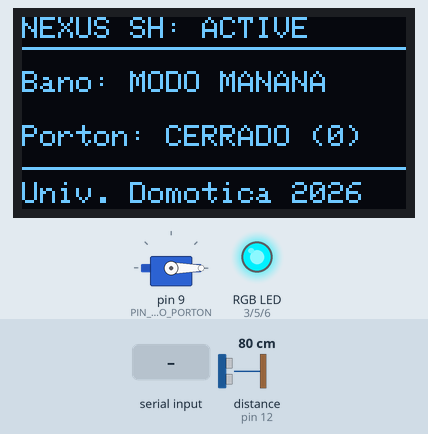
This sketch was run on a simulated Arduino Uno, built with avr-gcc and run on an emulated ATmega328P. On the bench: servo, 128×64 one-colour display, an RGB LED mixed from three pins (HIGH = lit). Wiring (inferred from the names in the program): ultrasonic range finder: trigger pin 11; echo pin 12. The inputs (shaded band) are chosen by the test bench; at power-on: distance to the obstacle (sensor on pin 12) 80 cm. The echo pulse lasts 58.3 µs per cm; pins used as bus, display or sensor lines are not drawn; what the sketch prints to the serial monitor is not drawn.

Above: at 1.2 s.
1.3 s: "SPA\n" received over Serial
At 2.5 s:
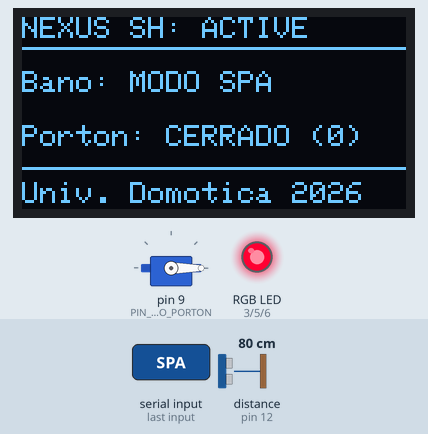
2.8 s: "OFF\n" received over Serial
At 3.8 s:
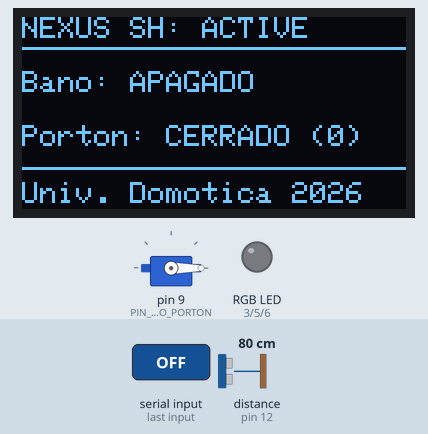
4.3 s: "ABRIR\n" received over Serial
At 5.0 s:
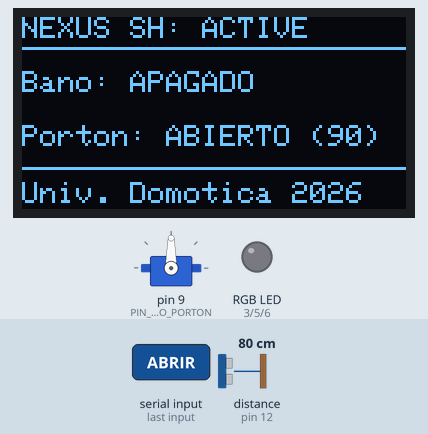
5.8 s: "MANANA\n" received over Serial
At 6.2 s:
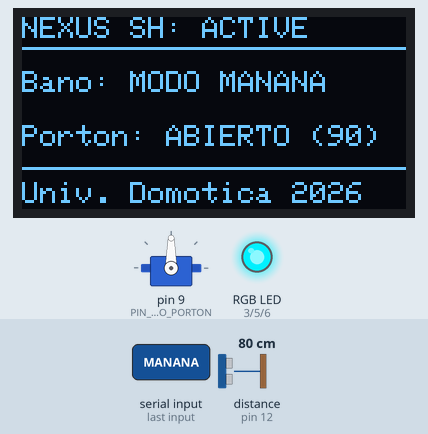
7.3 s: distance to the obstacle (sensor on pin 12) set to 8 cm
9.2 s: distance to the obstacle (sensor on pin 12) set to 5 cm
At 10.4 s:
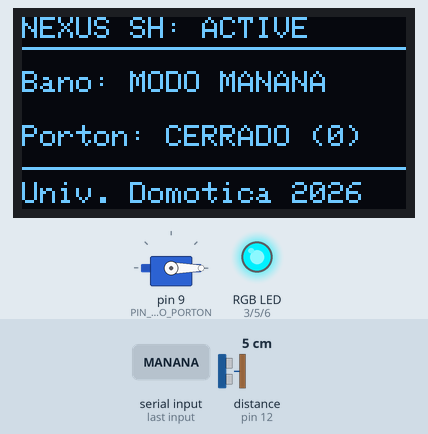
Timing chart, 0 to 12.2 s (numbered marks = the images above; inputs shaded):
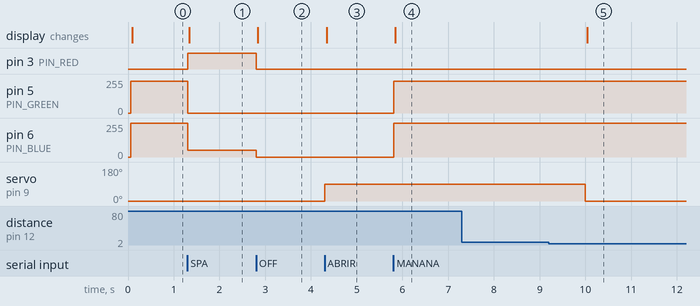

The sketch:

Arduino_Combinado_Bano_Garaje.ino
```cpp
/**
 * Arduino Combinado: Control de Baño Inteligente y Garaje Inteligente
 * Proyecto de Domótica por Voz - Universidad
 *
 * Este sketch permite controlar ambos módulos desde un solo Arduino UNO.
 *
 * Conexiones Físicas:
 * - BAÑO:
 *   - LED RGB (Cátodo Común):
 *     - Pin D3 -> Resistencia 220 Ohm -> Pin Rojo LED RGB
 *     - Pin D5 -> Resistencia 220 Ohm -> Pin Verde LED RGB
 *     - Pin D6 -> Resistencia 220 Ohm -> Pin Azul LED RGB
 *     - GND -> Pin Común LED RGB
 *   - PANTALLA OLED SSD1306 I2C (128x64):
 *     - VCC -> 5V
 *     - GND -> GND
 *     - SDA -> Pin A4 de Arduino Uno
 *     - SCL -> Pin A5 de Arduino Uno
 *
 * - GARAJE:
 *   - SERVO MOTOR SG90 (Portón):
 *     - Cable Naranja/Amarillo (Señal) -> Pin D9
 *     - Cable Rojo (VCC) -> 5V
 *     - Cable Marrón (GND) -> GND
 *   - SENSOR ULTRASONIDO HC-SR04 (Radar Proximidad):
 *     - VCC -> 5V
 *     - GND -> GND
 *     - Trigger -> Pin D11
 *     - Echo -> Pin D12
 */

#include <Wire.h>
#include <Adafruit_GFX.h>
#include <Adafruit_SSD1306.h>
#include <Servo.h>

// Definiciones de Pantalla OLED I2C (Dirección habitual: 0x3C o 0x3D)
#define SCREEN_WIDTH 128
#define SCREEN_HEIGHT 64
#define OLED_RESET    -1
Adafruit_SSD1306 display(SCREEN_WIDTH, SCREEN_HEIGHT, &Wire, OLED_RESET);

// Pines del LED RGB (Baño)
const int PIN_RED = 3;
const int PIN_GREEN = 5;
const int PIN_BLUE = 6;

// Pines del Sensor de Ultrasonido HC-SR04 (Garaje)
const int PIN_TRIGGER = 11;
const int PIN_ECHO = 12;

// Pin del Servo Portón (Garaje)
const int PIN_SERVO_PORTON = 9;
Servo servoPorton;

// Configuración de ángulos del Servo
const int ANGULO_PORTON_CERRADO = 0;
const int ANGULO_PORTON_ABIERTO = 90;

// Variables de estado y tiempos
String inputBuffer = "";
unsigned long ultimoSensorCheck = 0;
const unsigned long INTERVALO_SENSOR = 1000; // Medir cada 1 segundo

bool portonAbierto = false;
String modoBano = "MANANA"; // Modos: MANANA, SPA, NOCHE, OFF

void setup() {
  // Inicializar Comunicación Serial
  Serial.begin(9600);

  // Configurar Pines
  pinMode(PIN_RED, OUTPUT);
  pinMode(PIN_GREEN, OUTPUT);
  pinMode(PIN_BLUE, OUTPUT);
  pinMode(PIN_TRIGGER, OUTPUT);
  pinMode(PIN_ECHO, INPUT);

  // Inicializar Servo
  servoPorton.attach(PIN_SERVO_PORTON);
  servoPorton.write(ANGULO_PORTON_CERRADO);
  portonAbierto = false;

  // Inicializar Pantalla OLED
  if(!display.begin(SSD1306_SWITCHCAPVCC, 0x3C)) {
    Serial.println(F("OLED: ERROR (No se detecta SSD1306)"));
  } else {
    display.clearDisplay();
    display.setTextColor(SSD1306_WHITE);
    display.display();
  }

  // Establecer estado inicial del baño (Modo Mañana)
  actualizarModoBano("MANANA");

  Serial.println(F("ARDUINO_COMBINADO: READY (Bano + Garaje en COM5)"));
}

void loop() {
  // 1. Escuchar Comandos Seriales entrantes
  while (Serial.available() > 0) {
    char inChar = (char)Serial.read();
    if (inChar == '\n' || inChar == '\r') {
      inputBuffer.trim();
      if (inputBuffer.length() > 0) {
        processCommand(inputBuffer);
      }
      inputBuffer = "";
    } else {
      inputBuffer += inChar;
    }
  }

  // 2. Leer Sensor de Ultrasonido cada 1 segundo
  unsigned long currentMillis = millis();
  if (currentMillis - ultimoSensorCheck >= INTERVALO_SENSOR) {
    ultimoSensorCheck = currentMillis;

    long distancia = medirDistancia();

    // Imprimir telemetría en el formato que el servidor reconoce
    Serial.print("Distancia: ");
    Serial.print(distancia);
    Serial.println(" cm");

    // Lógica de seguridad automatizada en hardware:
    // Si la puerta del garaje está abierta y el coche se acerca a 5cm o menos, se cierra sola.
    if (portonAbierto && distancia > 0 && distancia <= 5) {
      servoPorton.write(ANGULO_PORTON_CERRADO);
      portonAbierto = false;
      Serial.println("Puerta CERRADA");

      // Enviar distancia segura por defecto después de cerrar para calmar el radar
      Serial.println("Distancia: 20 cm");
      actualizarOLED();
    }
  }
}

// Mide la distancia usando el sensor HC-SR04
long medirDistancia() {
  digitalWrite(PIN_TRIGGER, LOW);
  delayMicroseconds(2);
  digitalWrite(PIN_TRIGGER, HIGH);
  delayMicroseconds(10);
  digitalWrite(PIN_TRIGGER, LOW);

  long duracion = pulseIn(PIN_ECHO, HIGH, 30000); // 30ms de timeout

  if (duracion == 0) {
    return 30; // Si no hay eco, asumir distancia máxima segura
  }

  return duracion / 29 / 2;
}

// Procesa los comandos enviados por el Panel / Asistente
void processCommand(String cmd) {
  // --- COMANDOS DEL BAÑO ---
  if (cmd.equals("SPA")) {
    actualizarModoBano("SPA");
    Serial.println("BANO_STATE:SPA");
  }
  else if (cmd.equals("MANANA")) {
    actualizarModoBano("MANANA");
    Serial.println("BANO_STATE:MANANA");
  }
  else if (cmd.equals("NOCHE")) {
    actualizarModoBano("NOCHE");
    Serial.println("BANO_STATE:NOCHE");
  }
  else if (cmd.equals("OFF")) {
    actualizarModoBano("OFF");
    Serial.println("BANO_STATE:OFF");
  }

  // --- COMANDOS DEL GARAJE ---
  else if (cmd.equals("ABRIR")) {
    servoPorton.write(ANGULO_PORTON_ABIERTO);
    portonAbierto = true;
    Serial.println("Puerta ABIERTA");
    actualizarOLED();
  }
  else if (cmd.equals("CERRAR")) {
    servoPorton.write(ANGULO_PORTON_CERRADO);
    portonAbierto = false;
    Serial.println("Puerta CERRADA");
    actualizarOLED();
  }
}

// Cambia el color del LED RGB y actualiza el OLED
void actualizarModoBano(String modo) {
  modoBano = modo;

  if (modo == "SPA") {
    setRGBColor(255, 0, 50); // Rojo/Rosa relajante
  }
  else if (modo == "MANANA") {
    setRGBColor(0, 240, 255); // Azul/Celeste mañana
  }
  else if (modo == "NOCHE") {
    setRGBColor(0, 255, 30); // Verde suave noche
  }
  else if (modo == "OFF") {
    setRGBColor(0, 0, 0); // Apagar LED RGB
  }

  actualizarOLED();
}

// Escribe el estado actual del sistema en la pantalla OLED
void actualizarOLED() {
  display.clearDisplay();

  // Cabecera del sistema
  display.setTextSize(1);
  display.setCursor(0, 0);
  display.print("NEXUS SH: ACTIVE");
  display.drawFastHLine(0, 10, 128, SSD1306_WHITE);

  // Estado del Baño
  display.setCursor(0, 18);
  display.print("Bano: ");
  if (modoBano == "OFF") {
    display.print("APAGADO");
  } else {
    display.print("MODO ");
    display.print(modoBano);
  }

  // Estado del Garaje
  display.setCursor(0, 36);
  display.print("Porton: ");
  if (portonAbierto) {
    display.print("ABIERTO (90)");
  } else {
    display.print("CERRADO (0)");
  }

  // Pie de página decorativo
  display.drawFastHLine(0, 50, 128, SSD1306_WHITE);
  display.setCursor(0, 55);
  display.print("Univ. Domotica 2026");

  display.display();
}

// Configura valores PWM en pines del LED RGB
void setRGBColor(int r, int g, int b) {
  // Para LED de Cátodo Común (GND común)
  analogWrite(PIN_RED, r);
  analogWrite(PIN_GREEN, g);
  analogWrite(PIN_BLUE, b);

  // Si usas LED de Ánodo Común (VCC común), descomenta lo siguiente y comenta lo anterior:
  // analogWrite(PIN_RED, 255 - r);
  // analogWrite(PIN_GREEN, 255 - g);
  // analogWrite(PIN_BLUE, 255 - b);
}
```

Measured:
- the behaviour switches between 7 and 6 cm on distance to the obstacle (sensor on pin 12) (found by bisection; images 4 and 5)
- after the input at 1.3 s, pin 3 (PIN_RED): LOW → HIGH at once; pin 5 (PIN_GREEN): 240/255 → 0/255 at once; pin 6 (PIN_BLUE): 255/255 → 50/255 at once; the display: changes at once (image 1)
- after the input at 2.8 s, pin 3 (PIN_RED): HIGH → LOW at once; pin 6 (PIN_BLUE): 50/255 → 0/255 at once; the display: changes at once (image 2)
- after the input at 4.3 s, servo on pin 9 (PIN_SERVO_PORTON): 0° → 90° at once; the display: changes at once (image 3)
- after the input at 5.8 s, pin 5 (PIN_GREEN): 0/255 → 240/255 at once; pin 6 (PIN_BLUE): 0/255 → 255/255 at once; the display: changes at once (image 4)
- after the input at 7.3 s, every drawn part: stays the same
- after the input at 9.2 s, servo on pin 9 (PIN_SERVO_PORTON): 90° → 0° after 0.80 s; the display: changes after 0.84 s (image 5)
